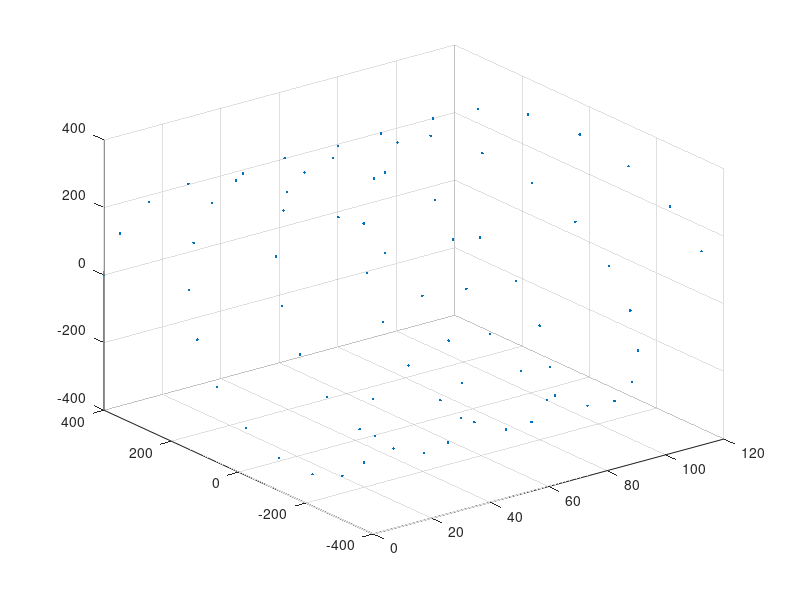

MATLAB code for this plot:
%% Generate a Uniform Deposit
close all
clear

%This is to test meshing methods, no sensor noise and an easy to calculate
%volume for comparison.

d = 800; % pipe diameter [mm] 762 nominal, 800 IMA
r = d/2; % radius [mm]
t = 0.69; % deposit thickness [mm]
L = 3000; % pipe length [mm]

scans = 2; % full 360 degree scans to take:

samp_freq = 10; %frequency of the triangulation sensor measurements [1/s]
rotation_freq = 0.51; %frequency of the sensor disk rotation [1/s]
trans_speed = 30.48; %speed of the robot down the pipe [mm/s]

scan_time = scans/rotation_freq; %total scan time [s]

dep_interior_volume = pi*r^2*L; %The volume on the interior of the deposit

gen_cloud = zeros(round(scan_time*samp_freq), 3); %time step is every triangulation measurement

angle = 0;
for i = 0:size(gen_cloud, 1)-1
    scan_dist = r - t;
    angle = i*2*pi*rotation_freq/samp_freq; 
    z = scan_dist*sin(angle);
    y = scan_dist*cos(angle);
    x = i*trans_speed/samp_freq;
    gen_cloud(i+1,:) = [x, y, z];
end

odmini1 = gen_cloud;
odmini2 = [gen_cloud(:,1), gen_cloud(:,2:3)*-1];
%gen_cloud = [gen_cloud; gen_cloud(:,1:2)*-1, gen_cloud(:,3)];


%% Save and print

full_cloud = [odmini1; odmini2];

scatter3(full_cloud(:,1), full_cloud(:,2), full_cloud(:,3), '.');

cloud = full_cloud;

% save('twenty_scans.txt', 'full_cloud', '-ascii', '-tabs');




